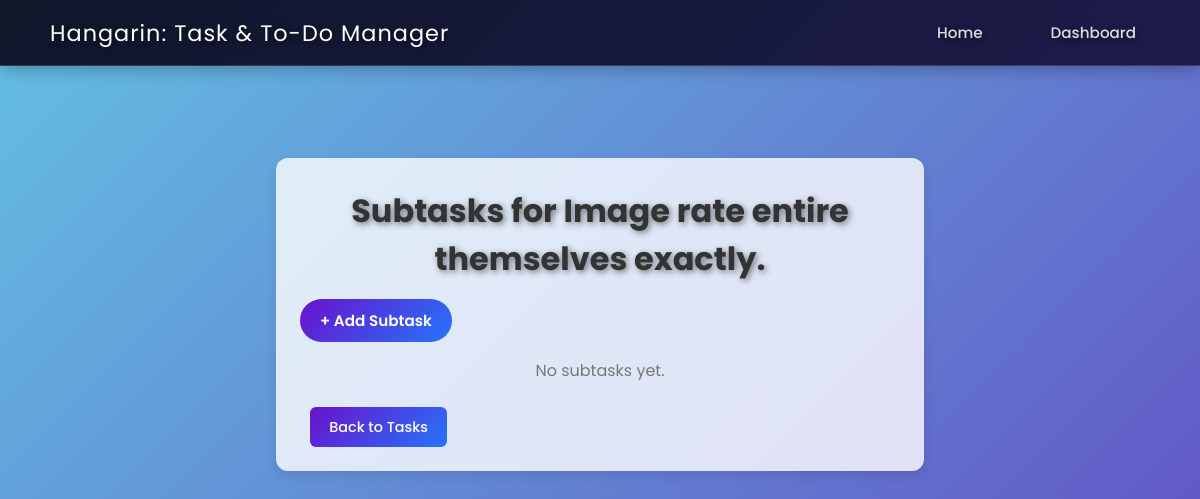
The app's page /task_list/24/subtask/, older data.
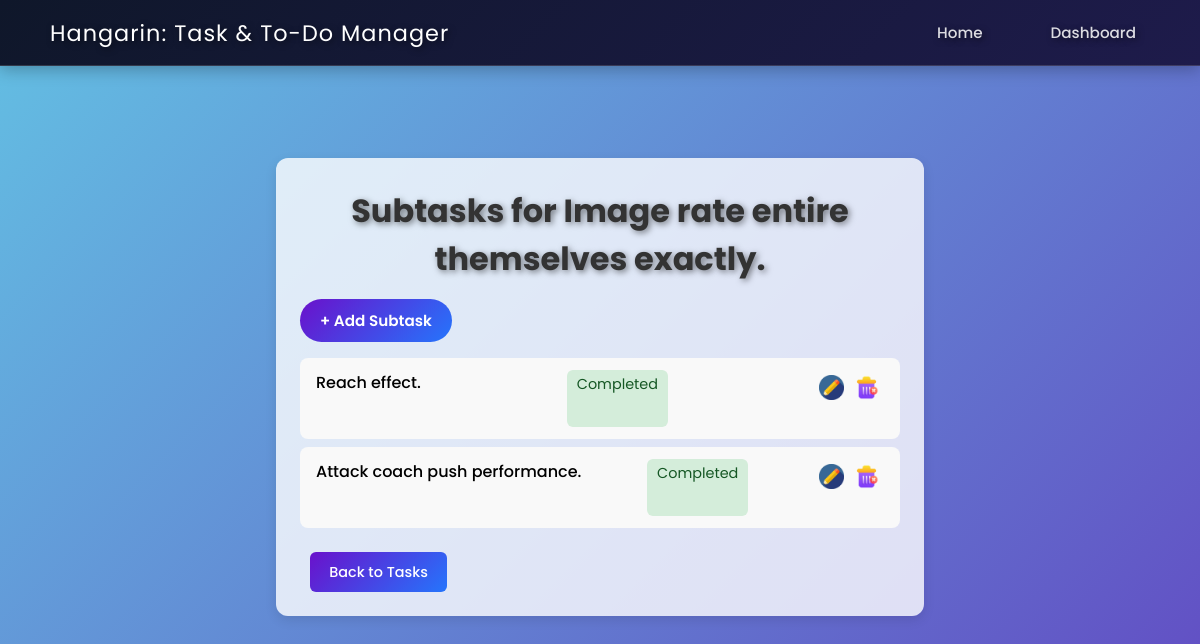
The same page, newer data.
### tasktodomanager/models.py (models this page shows, shortened)
class BaseModel(models.Model):
    created_at = models.DateTimeField(auto_now_add=True, db_index=True)
    updated_at = models.DateTimeField(auto_now=True)
    class Meta:
        abstract = True

class SubTask(BaseModel):
    parent_task = models.ForeignKey(Task, on_delete=models.CASCADE)
    title = models.CharField(max_length=255)
    status = models.CharField(
        max_length=50,
        choices=[
            ("Pending", "Pending"),
            ("In Progress", "In Progress"),
            ("Completed", "Completed"),
        ],
        default="Pending"
    )

### tasktodomanager/views.py (the view)
# urls.py: path('task_list/<int:task_id>/subtask/', SubtaskListView.as_view(), name='subtask-list'),
class SubtaskListView(ListView):
    model = SubTask
    template_name = 'subtask_list.html'
    context_object_name = 'subtasks'
    def get_queryset(self):
        task = get_object_or_404(Task, pk=self.kwargs['task_id'])
        return SubTask.objects.filter(parent_task=task)
    def get_context_data(self, **kwargs):
        context = super().get_context_data(**kwargs)
        context['task'] = get_object_or_404(Task, pk=self.kwargs['task_id'])
        return context

### templates/subtask_list.html
{% extends 'base.html' %}
{% load static %}
{% block content %}
<div class="subtask-container">
  <h2 class="page-title">Subtasks for {{ task.title }}</h2>
  <div class="subtask-actions">
    <a href="{% url 'subtask-add' task_id=task.id %}" class="subtask-btn subtask-btn-primary">
      + Add Subtask
    </a>
  </div>
  {% if subtasks %}
    <ul class="subtask-list">
      {% for subtask in subtasks %}
        <li class="subtask-item">
        <span class="subtask-title">{{ subtask.title }}</span>
        <span class="subtask-status {{ subtask.status|lower|cut:" " }}">
         {{ subtask.status }}
        </span>
          <div  class="del-edit-icon">
                    <a href="{% url 'subtask-update' task_id=task.id subtask_id=subtask.id %}"><img src="{% static 'img/editbtn.png' %}" alt="Edit Button"></a>
                    <a href="{% url 'subtask-delete' task_id=task.id subtask_id=subtask.id %}" class="text-danger"><img src="{% static 'img/deletebtn.png' %}" alt=""></a>
                </div>
          </li>
      {% endfor %}
    </ul>
  {% else %}
    <p class="empty-message">No subtasks yet.</p>
  {% endif %}
  <div class="actions">
    <a href="{% url 'task-list' %}" class="btn btn-secondary">Back to Tasks</a>
  </div>
</div>
{% endblock %}

Row changes from the older to the newer data that the page shows:
added SubTask: title "Reach effect.", status "Completed"
added SubTask: title "Attack coach push performance.", status "Completed"
Text that changed along with them:
text no longer shown: "No subtasks yet."
